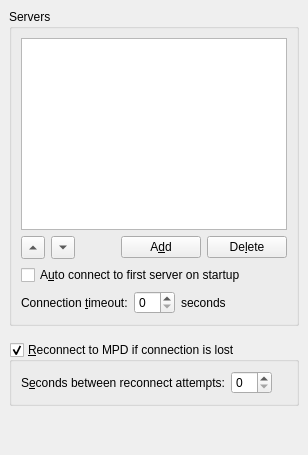
         <widget class="QWidget" name="connectionPage">
          <layout class="QVBoxLayout">
           <property name="spacing">
            <number>6</number>
           </property>
           <property name="margin">
            <number>9</number>
           </property>
           <item>
            <widget class="QGroupBox" name="groupBox_5">
             <property name="title">
              <string>Servers</string>
             </property>
             <layout class="QVBoxLayout">
              <property name="spacing">
               <number>6</number>
              </property>
              <property name="margin">
               <number>9</number>
              </property>
              <item>
               <widget class="QTableView" name="serverList">
                <property name="selectionMode">
                 <enum>QAbstractItemView::SingleSelection</enum>
                </property>
                <property name="selectionBehavior">
                 <enum>QAbstractItemView::SelectRows</enum>
                </property>
               </widget>
              </item>
              <item>
               <layout class="QHBoxLayout">
                <property name="spacing">
                 <number>6</number>
                </property>
                <property name="margin">
                 <number>0</number>
                </property>
                <item>
                 <widget class="QToolButton" name="upButton">
                  <property name="text">
                   <string/>
                  </property>
                  <property name="arrowType">
                   <enum>Qt::UpArrow</enum>
                  </property>
                 </widget>
                </item>
                <item>
                 <widget class="QToolButton" name="downButton">
                  <property name="text">
                   <string/>
                  </property>
                  <property name="arrowType">
                   <enum>Qt::DownArrow</enum>
                  </property>
                 </widget>
                </item>
                <item>
                 <spacer>
                  <property name="orientation">
                   <enum>Qt::Horizontal</enum>
                  </property>
                  <property name="sizeHint" stdset="0">
                   <size>
                    <width>40</width>
                    <height>20</height>
                   </size>
                  </property>
                 </spacer>
                </item>
                <item>
                 <widget class="QPushButton" name="addButton">
                  <property name="text">
                   <string>A&amp;dd</string>
                  </property>
                 </widget>
                </item>
                <item>
                 <widget class="QPushButton" name="deleteButton">
                  <property name="text">
                   <string>De&amp;lete</string>
                  </property>
                 </widget>
                </item>
               </layout>
              </item>
              <item>
               <widget class="QCheckBox" name="autoConnectCheck">
                <property name="text">
                 <string>A&amp;uto connect to first server on startup</string>
                </property>
               </widget>
              </item>
              <item>
               <layout class="QHBoxLayout">
                <property name="spacing">
                 <number>6</number>
                </property>
                <property name="margin">
                 <number>0</number>
                </property>
                <item>
                 <widget class="QLabel" name="label_4">
                  <property name="text">
                   <string>Connection &amp;timeout:</string>
                  </property>
                  <property name="buddy">
                   <cstring>timeoutSpin</cstring>
                  </property>
                 </widget>
                </item>
                <item>
                 <widget class="QSpinBox" name="timeoutSpin"/>
                </item>
                <item>
                 <widget class="QLabel" name="label_6">
                  <property name="text">
                   <string>seconds</string>
                  </property>
                 </widget>
                </item>
                <item>
                 <spacer>
                  <property name="orientation">
                   <enum>Qt::Horizontal</enum>
                  </property>
                  <property name="sizeHint" stdset="0">
                   <size>
                    <width>40</width>
                    <height>20</height>
                   </size>
                  </property>
                 </spacer>
                </item>
               </layout>
              </item>
             </layout>
            </widget>
           </item>
           <item>
            <spacer>
             <property name="orientation">
              <enum>Qt::Vertical</enum>
             </property>
             <property name="sizeType">
              <enum>QSizePolicy::Minimum</enum>
             </property>
             <property name="sizeHint" stdset="0">
              <size>
               <width>20</width>
               <height>10</height>
              </size>
             </property>
            </spacer>
           </item>
           <item>
            <widget class="QGroupBox" name="reconnectCheck">
             <property name="title">
              <string>&amp;Reconnect to MPD if connection is lost</string>
             </property>
             <property name="checkable">
              <bool>true</bool>
             </property>
             <layout class="QHBoxLayout">
              <property name="spacing">
               <number>6</number>
              </property>
              <property name="margin">
               <number>9</number>
              </property>
              <item>
               <widget class="QLabel" name="reconnectLabel">
                <property name="text">
                 <string>S&amp;econds between reconnect attempts:</string>
                </property>
                <property name="buddy">
                 <cstring>reconnectSpin</cstring>
                </property>
               </widget>
              </item>
              <item>
               <widget class="QSpinBox" name="reconnectSpin">
                <property name="sizePolicy">
                 <sizepolicy hsizetype="Minimum" vsizetype="Fixed">
                  <horstretch>0</horstretch>
                  <verstretch>0</verstretch>
                 </sizepolicy>
                </property>
               </widget>
              </item>
              <item>
               <spacer>
                <property name="orientation">
                 <enum>Qt::Horizontal</enum>
                </property>
                <property name="sizeHint" stdset="0">
                 <size>
                  <width>10</width>
                  <height>10</height>
                 </size>
                </property>
               </spacer>
              </item>
             </layout>
            </widget>
           </item>
           <item>
            <spacer>
             <property name="orientation">
              <enum>Qt::Vertical</enum>
             </property>
             <property name="sizeHint" stdset="0">
              <size>
               <width>20</width>
               <height>40</height>
              </size>
             </property>
            </spacer>
           </item>
          </layout>
         </widget>
